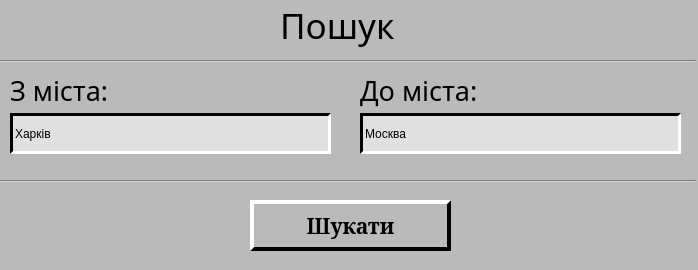
<?xml version="1.0" encoding="UTF-8"?>
<ui version="4.0">
 <class>Search</class>
 <widget class="QDialog" name="Search">
  <property name="geometry">
   <rect>
    <x>0</x>
    <y>0</y>
    <width>698</width>
    <height>270</height>
   </rect>
  </property>
  <property name="windowTitle">
   <string>Dialog</string>
  </property>
  <property name="styleSheet">
   <string notr="true">
background-color: rgb(186, 186, 186);</string>
  </property>
  <widget class="QLineEdit" name="lineEditB">
   <property name="geometry">
    <rect>
     <x>360</x>
     <y>113</y>
     <width>321</width>
     <height>41</height>
    </rect>
   </property>
   <property name="styleSheet">
    <string notr="true">	border : 3px solid black;
	border-bottom: 3px solid white;
	border-right: 3px solid white;
	background-color:rgb(224, 224, 224);
font: 75 19pt &quot;MS Serif&quot;;</string>
   </property>
   <property name="text">
    <string>Москва</string>
   </property>
  </widget>
  <widget class="QPushButton" name="pushButton">
   <property name="geometry">
    <rect>
     <x>250</x>
     <y>200</y>
     <width>201</width>
     <height>51</height>
    </rect>
   </property>
   <property name="font">
    <font>
     <family>MS Serif</family>
     <pointsize>16</pointsize>
     <weight>75</weight>
     <bold>true</bold>
    </font>
   </property>
   <property name="styleSheet">
    <string notr="true">QPushButton{
	border : 4px solid white;
	border-bottom: 4px solid black;
	border-right: 4px solid black;
}
QPushButton:pressed{ 
	border : 4px solid black;
	border-bottom: 4px solid white;
	border-right: 4px solid white;
}</string>
   </property>
   <property name="text">
    <string>Шукати</string>
   </property>
  </widget>
  <widget class="QLabel" name="label_4">
   <property name="geometry">
    <rect>
     <x>10</x>
     <y>70</y>
     <width>161</width>
     <height>41</height>
    </rect>
   </property>
   <property name="font">
    <font>
     <family>Retro Gaming</family>
     <pointsize>20</pointsize>
     <weight>50</weight>
     <bold>false</bold>
    </font>
   </property>
   <property name="text">
    <string>З міста:</string>
   </property>
  </widget>
  <widget class="Line" name="line_2">
   <property name="geometry">
    <rect>
     <x>0</x>
     <y>180</y>
     <width>696</width>
     <height>3</height>
    </rect>
   </property>
   <property name="orientation">
    <enum>Qt::Horizontal</enum>
   </property>
  </widget>
  <widget class="QLabel" name="label_5">
   <property name="geometry">
    <rect>
     <x>360</x>
     <y>70</y>
     <width>161</width>
     <height>41</height>
    </rect>
   </property>
   <property name="font">
    <font>
     <family>Retro Gaming</family>
     <pointsize>20</pointsize>
     <weight>50</weight>
     <bold>false</bold>
    </font>
   </property>
   <property name="text">
    <string>До міста:</string>
   </property>
  </widget>
  <widget class="QLabel" name="label">
   <property name="geometry">
    <rect>
     <x>280</x>
     <y>0</y>
     <width>141</width>
     <height>51</height>
    </rect>
   </property>
   <property name="font">
    <font>
     <family>Retro Gaming</family>
     <pointsize>26</pointsize>
     <weight>50</weight>
     <bold>false</bold>
    </font>
   </property>
   <property name="text">
    <string>Пошук</string>
   </property>
  </widget>
  <widget class="Line" name="line">
   <property name="geometry">
    <rect>
     <x>0</x>
     <y>60</y>
     <width>696</width>
     <height>3</height>
    </rect>
   </property>
   <property name="orientation">
    <enum>Qt::Horizontal</enum>
   </property>
  </widget>
  <widget class="QLineEdit" name="lineEditA">
   <property name="geometry">
    <rect>
     <x>10</x>
     <y>113</y>
     <width>321</width>
     <height>41</height>
    </rect>
   </property>
   <property name="styleSheet">
    <string notr="true">	border : 3px solid black;
	border-bottom: 3px solid white;
	border-right: 3px solid white;
	background-color:rgb(224, 224, 224);
font: 75 19pt &quot;MS Serif&quot;;</string>
   </property>
   <property name="text">
    <string>Харків</string>
   </property>
  </widget>
 </widget>
 <resources/>
 <connections/>
</ui>
